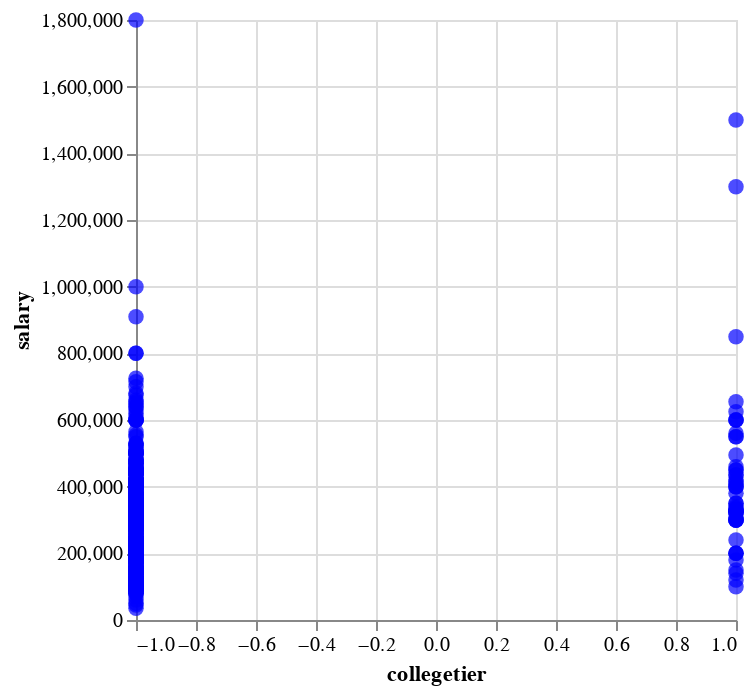

This figure's notebook cell:
### Code cell
scatter_plot = alt.Chart(df).mark_circle(size = 60, color = 'blue').encode(
x = 'collegetier',
y = 'salary'
)
scatter_plot

### Figure 1 — Vega-Lite specification as saved in the notebook (floating-point values rounded to 4 significant figures; data arrays with more than 128 entries replaced by an {"elided": "..."} marker saying what was removed)
{"config": {"view": {"continuousWidth": 300, "continuousHeight": 300}}, "data": {"name": "data-4851e09c39dc6bb7ad260cd157dee2bc"}, "mark": {"type": "circle", "color": "blue", "size": 60}, "encoding": {"x": {"field": "collegetier", "type": "quantitative"}, "y": {"field": "salary", "type": "quantitative"}}, "$schema": "https://vega.github.io/schema/vega-lite/v5.15.1.json", "datasets": {"data-4851e09c39dc6bb7ad260cd157dee2bc": {"elided": "599 records"}}}
